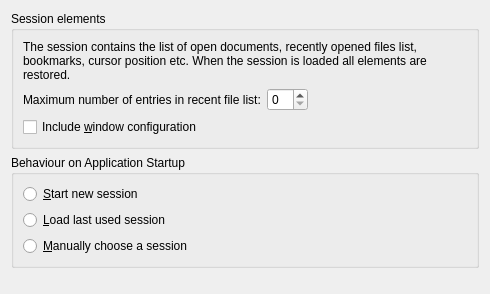
<?xml version="1.0" encoding="UTF-8"?>
<ui version="4.0">
 <class>SessionConfigWidget</class>
 <widget class="QWidget" name="SessionConfigWidget">
  <property name="geometry">
   <rect>
    <x>0</x>
    <y>0</y>
    <width>490</width>
    <height>294</height>
   </rect>
  </property>
  <layout class="QVBoxLayout" name="verticalLayout">
   <item>
    <widget class="QGroupBox" name="gbElements">
     <property name="title">
      <string>Session elements</string>
     </property>
     <layout class="QVBoxLayout" name="verticalLayout_3">
      <item>
       <widget class="QLabel" name="label">
        <property name="text">
         <string>The session contains the list of open documents, recently opened files list, bookmarks, cursor position etc. When the session is loaded all elements are restored.</string>
        </property>
        <property name="wordWrap">
         <bool>true</bool>
        </property>
       </widget>
      </item>
      <item>
       <layout class="QHBoxLayout" name="horizontalLayout">
        <item>
         <widget class="QLabel" name="label_2">
          <property name="text">
           <string>Maximum number of entries in recent file list:</string>
          </property>
          <property name="buddy">
           <cstring>spinBoxRecentFilesCount</cstring>
          </property>
         </widget>
        </item>
        <item>
         <widget class="QSpinBox" name="spinBoxRecentFilesCount"/>
        </item>
        <item>
         <spacer name="horizontalSpacer">
          <property name="orientation">
           <enum>Qt::Horizontal</enum>
          </property>
          <property name="sizeHint" stdset="0">
           <size>
            <width>40</width>
            <height>20</height>
           </size>
          </property>
         </spacer>
        </item>
       </layout>
      </item>
      <item>
       <widget class="QCheckBox" name="restoreVC">
        <property name="whatsThis">
         <string>Check this if you want all your views and frames restored each time you open Kate.</string>
        </property>
        <property name="text">
         <string>Include &amp;window configuration</string>
        </property>
       </widget>
      </item>
     </layout>
    </widget>
   </item>
   <item>
    <widget class="QGroupBox" name="gbAppStartup">
     <property name="title">
      <string>Behaviour on Application Startup</string>
     </property>
     <layout class="QVBoxLayout" name="verticalLayout_2">
      <item>
       <widget class="QRadioButton" name="startNewSessionRadioButton">
        <property name="text">
         <string>&amp;Start new session</string>
        </property>
       </widget>
      </item>
      <item>
       <widget class="QRadioButton" name="loadLastUserSessionRadioButton">
        <property name="text">
         <string>&amp;Load last used session</string>
        </property>
       </widget>
      </item>
      <item>
       <widget class="QRadioButton" name="manuallyChooseSessionRadioButton">
        <property name="text">
         <string>&amp;Manually choose a session</string>
        </property>
       </widget>
      </item>
     </layout>
    </widget>
   </item>
   <item>
    <spacer name="verticalSpacer">
     <property name="orientation">
      <enum>Qt::Vertical</enum>
     </property>
     <property name="sizeHint" stdset="0">
      <size>
       <width>20</width>
       <height>0</height>
      </size>
     </property>
    </spacer>
   </item>
  </layout>
 </widget>
 <tabstops>
  <tabstop>spinBoxRecentFilesCount</tabstop>
  <tabstop>restoreVC</tabstop>
  <tabstop>startNewSessionRadioButton</tabstop>
  <tabstop>loadLastUserSessionRadioButton</tabstop>
  <tabstop>manuallyChooseSessionRadioButton</tabstop>
 </tabstops>
 <resources/>
 <connections/>
</ui>
